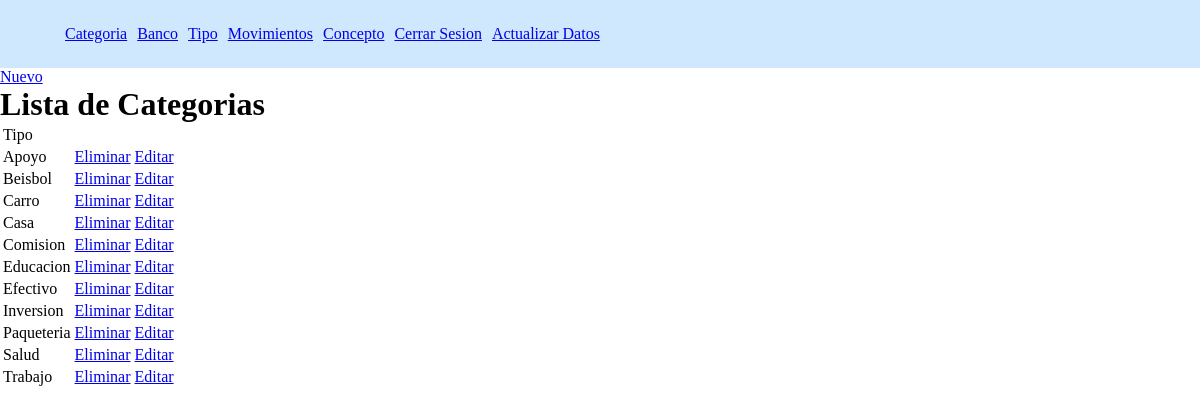
/get-categoria, run on the app's committed database.
### Gastos/models.py (models this page shows, shortened)
class Categoria(models.Model):
    categoria = models.CharField("Categoria",max_length=30)

### Gastos/views.py (the view)
# urls.py: path('get-categoria',views.getCategoria,name='getCategoria'),
def getCategoria(request):
    categoria= Categoria.objects.all()
    return render(request,'categoria/getCategoria.html',{'categoria':categoria})

### templates/categoria/getCategoria.html
{% extends 'index.html' %}
{% block cuerpo %}
<a href="{%url 'createCategoria'%}">Nuevo</a>
<h1>Lista de Categorias</h1>
<table style="border:1">
    <thead>
        <tr>
            <td>Tipo</td>
            <td></td>
            <td></td>
        </tr>
    </thead>
    <tbody>
        {% for e in categoria  %}
        <tr>
            <td>{{e.categoria}}</td>
            <td><a href="{% url  'deleteCategoria' e.id  %}">Eliminar</a></td>
            <td><a href="{% url  'updateCategoria' e.id  %}">Editar</a></td>
        </tr>
        {% endfor %}
    </tbody>
</table>
{% endblock cuerpo %}

### templates/index.html (style rules this page uses)
* { margin:0; }

### data on the page
Categoria: categoria "Apoyo"
Categoria: categoria "Beisbol"
Categoria: categoria "Carro"
Categoria: categoria "Casa"
Categoria: categoria "Comision"
Categoria: categoria "Educacion"
Categoria: categoria "Efectivo"
Categoria: categoria "Inversion"
Categoria: categoria "Paqueteria"
Categoria: categoria "Salud"
Categoria: categoria "Trabajo"
